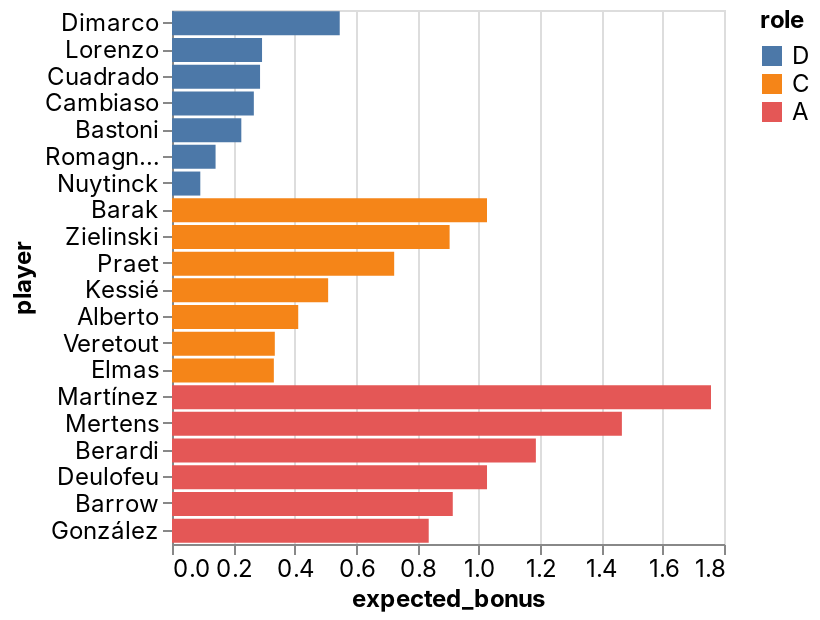

This figure's notebook cell:
### Code cell
_deepnote_run_altair(team, """{"$schema":"https://vega.github.io/schema/vega-lite/v4.json","mark":{"type":"bar","tooltip":{"content":"data"}},"height":220,"autosize":{"type":"fit"},"data":{"name":"placeholder"},"encoding":{"x":{"field":"expected_bonus","type":"quantitative","sort":null,"scale":{"type":"linear","zero":false}},"y":{"field":"player","type":"nominal","sort":null,"scale":{"type":"linear","zero":true}},"color":{"field":"role","type":"nominal","sort":null,"scale":{"type":"linear","zero":false}}}}""")

### Figure 1 — Vega-Lite specification as saved in the notebook (floating-point values rounded to 4 significant figures)
{"config": {"view": {"continuousWidth": 400, "continuousHeight": 300}, "area": {"fill": "#51C0E9"}, "axis": {"labelFont": "Inter, sans-serif", "labelFontSize": 12, "labelFontWeight": "normal", "labelLimit": 60, "labelOverlap": "greedy", "titleFont": "Inter, sans-serif", "titleFontSize": 12, "titleFontWeight": "bold"}, "background": "#ffffff", "legend": {"labelFont": "Inter, sans-serif", "labelFontSize": 12, "titleFont": "Inter, sans-serif", "titleFontSize": 12, "titleFontWeight": "bold"}, "line": {"stroke": "#51C0E9", "strokeWidth": 2}, "rect": {"fill": "#51C0E9"}, "title": {"anchor": "start", "color": "#000000", "font": "Inter, sans-serif", "fontSize": 22, "fontWeight": "normal"}}, "data": {"name": "data-5bb87051ce658583ae5d351801ce7643"}, "mark": {"type": "bar", "tooltip": {"content": "data"}}, "autosize": {"type": "fit"}, "encoding": {"color": {"type": "nominal", "field": "role", "scale": {"type": "linear", "zero": false}, "sort": null}, "x": {"type": "quantitative", "field": "expected_bonus", "scale": {"type": "linear", "zero": false}, "sort": null}, "y": {"type": "nominal", "field": "player", "scale": {"type": "linear", "zero": true}, "sort": null}}, "height": 300, "width": "container", "$schema": "https://vega.github.io/schema/vega-lite/v4.json", "datasets": {"data-5bb87051ce658583ae5d351801ce7643": [{"fanta_team": "Beverly INPS", "role": "D", "player": "Dimarco", "team": "Inter", "opponent": "Roma", "date": "2022-04-24T00:00:00", "expected_bonus": 0.5469}, {"fanta_team": "Beverly INPS", "role": "D", "player": "Lorenzo", "team": "Napoli", "opponent": "Empoli", "date": "2022-04-24T00:00:00", "expected_bonus": 0.2936}, {"fanta_team": "Beverly INPS", "role": "D", "player": "Cuadrado", "team": "Juventus", "opponent": "Sassuolo", "date": "2022-04-24T00:00:00", "expected_bonus": 0.2871}, {"fanta_team": "Beverly INPS", "role": "D", "player": "Cambiaso", "team": "Genoa", "opponent": "Cagliari", "date": "2022-04-24T00:00:00", "expected_bonus": 0.2669}, {"fanta_team": "Beverly INPS", "role": "D", "player": "Bastoni", "team": "Inter", "opponent": "Roma", "date": "2022-04-24T00:00:00", "expected_bonus": 0.226}, {"fanta_team": "Beverly INPS", "role": "D", "player": "Romagnoli", "team": "AC Milan", "opponent": "Lazio", "date": "2022-04-24T00:00:00", "expected_bonus": 0.1421}, {"fanta_team": "Beverly INPS", "role": "D", "player": "Nuytinck", "team": "Udinese", "opponent": "Bologna", "date": "2022-04-24T00:00:00", "expected_bonus": 0.09231}, {"fanta_team": "Beverly INPS", "role": "C", "player": "Barak", "team": "Verona", "opponent": "Sampdoria", "date": "2022-04-24T00:00:00", "expected_bonus": 1.027}, {"fanta_team": "Beverly INPS", "role": "C", "player": "Zielinski", "team": "Napoli", "opponent": "Empoli", "date": "2022-04-24T00:00:00", "expected_bonus": 0.9053}, {"fanta_team": "Beverly INPS", "role": "C", "player": "Praet", "team": "Torino", "opponent": "Spezia", "date": "2022-04-24T00:00:00", "expected_bonus": 0.7245}, {"fanta_team": "Beverly INPS", "role": "C", "player": "Kessié", "team": "AC Milan", "opponent": "Lazio", "date": "2022-04-24T00:00:00", "expected_bonus": 0.5092}, {"fanta_team": "Beverly INPS", "role": "C", "player": "Alberto", "team": "Lazio", "opponent": "AC Milan", "date": "2022-04-24T00:00:00", "expected_bonus": 0.4116}, {"fanta_team": "Beverly INPS", "role": "C", "player": "Veretout", "team": "Roma", "opponent": "Inter", "date": "2022-04-24T00:00:00", "expected_bonus": 0.3353}, {"fanta_team": "Beverly INPS", "role": "C", "player": "Elmas", "team": "Napoli", "opponent": "Empoli", "date": "2022-04-24T00:00:00", "expected_bonus": 0.3321}, {"fanta_team": "Beverly INPS", "role": "A", "player": "Martínez", "team": "Inter", "opponent": "Roma", "date": "2022-04-24T00:00:00", "expected_bonus": 1.758}, {"fanta_team": "Beverly INPS", "role": "A", "player": "Mertens", "team": "Napoli", "opponent": "Empoli", "date": "2022-04-24T00:00:00", "expected_bonus": 1.467}, {"fanta_team": "Beverly INPS", "role": "A", "player": "Berardi", "team": "Sassuolo", "opponent": "Juventus", "date": "2022-04-24T00:00:00", "expected_bonus": 1.187}, {"fanta_team": "Beverly INPS", "role": "A", "player": "Deulofeu", "team": "Udinese", "opponent": "Bologna", "date": "2022-04-24T00:00:00", "expected_bonus": 1.027}, {"fanta_team": "Beverly INPS", "role": "A", "player": "Barrow", "team": "Bologna", "opponent": "Udinese", "date": "2022-04-24T00:00:00", "expected_bonus": 0.9155}, {"fanta_team": "Beverly INPS", "role": "A", "player": "González", "team": "Fiorentina", "opponent": "Salernitana", "date": "2022-04-24T00:00:00", "expected_bonus": 0.8371}]}}
